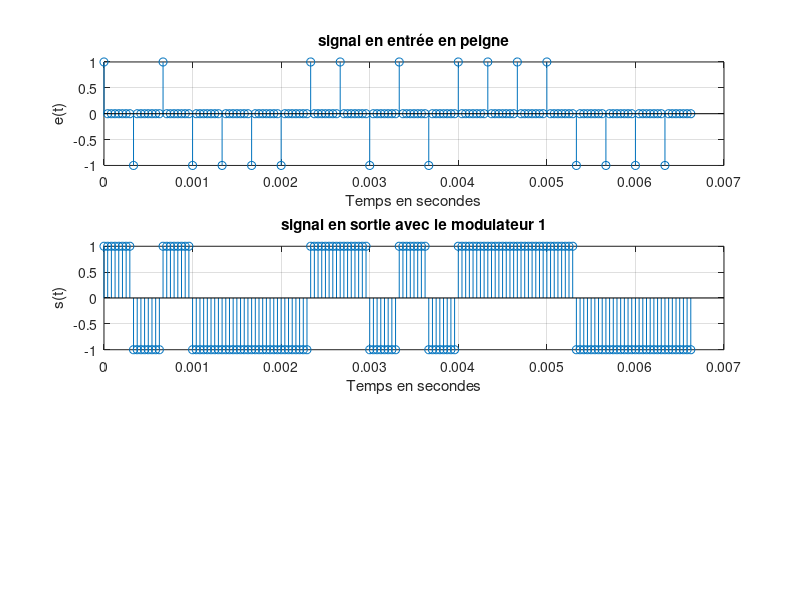
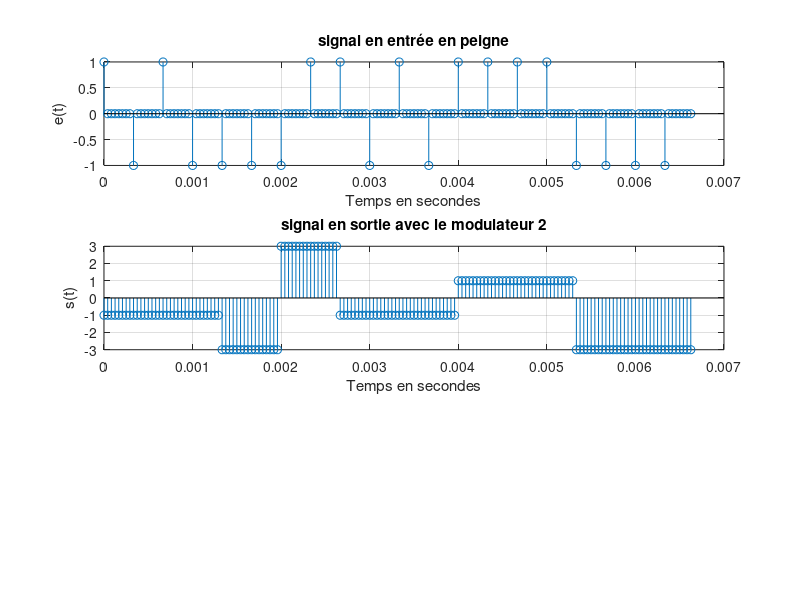

Recreate these plots in MATLAB, in order. (Note: this script raises an error after producing the figures.)
close all;
clear;
clc;
%% PARTIE 1 
%% Données 
% Frequence/Période d'echantillonage

Fe = 24000;%Hz
Te = 1/Fe; %seconde 

% Débit binaire 

Rb = 3000 % bits/s

Tb = 1/Rb; 

% Facteur de suréchantillonage 
Ns = Tb/Te % à déterminer dans chaque cas

% la durée symbole
Ts = Ns*Te; 


% Signal a transmettre 
taille = 20; % le nombre de bits qu'on ve transmettre
transmettre = randi(0:1,1,taille) %génére aléatoirement taille bits



%% Les modulateurs 

%% Modulateteur 1 
% - Mapping : symboles binaires a moyenne nulle.
transmettre_1 = 2*transmettre; 
transmettre_1 = transmettre_1 -1; % les 1 deviennent des 1 et les 0 deviennent des -1 
mat = zeros(1,Ns); 
mat(1)= 1;  % [1 0 0 0 ...] 

transmettre_peigne = kron(transmettre_1, mat ); % une forme de peigne 

echelle = [0 : Te : (taille*Ts)-Te]; 

figure(1)
subplot(3,1,1);
stem(echelle,transmettre_peigne);grid on;
xlabel("Temps en secondes");
ylabel("e(t)");
title("signal en entrée en peigne");

V_0 = -1; % symbole du bit 0 
V_1 = 1; %symbole du bit 1 

% – Filtre de mise en forme rectangulaire de hauteur 1 et de duree  egale a la duree symbole.
porte = ones(1,Ns); % le filtre de mise en forme [ 1 1 1 ...] de taille Ns 
entree_conv = filter(porte,1,transmettre_peigne); %le peigne convolué avec le filtre de mise en forme 

% Tracé
figure(1); 
subplot(3,1,2);
stem(echelle,entree_conv);grid on;
xlabel("Temps en secondes");
ylabel("s(t)");
title("signal en sortie avec le modulateur 1");



%% Modulateur 2 
% - Mapping : symboles 4-aires `a moyenne nulle.
% – Filtre de mise en forme : rectangulaire de hauteur 1 et de duree egale a la duree symbole.

% Symboles avec le mapping de Gray 
V_00 = -3; 
V_01 = -1
V_10 = 3;
V_11 = 1;

transmettre_2 = reshape(transmettre,2,[])'; % groupe les bits 2 par 2 
index = bi2de(transmettre_2)';  % convertir ligne par ligne de binaire en décimal [ 3 2 2 1 1 0 0 0 1 3...]

lut = [-3, -1, 3, 1];  
transmettre_2 = lut(index +1); % en decimal en peut le voir comme des indices [ -3 -1 1 ...]

mat = zeros(1,2*Ns); 
mat(1)= 1; 
transmettre_2 = kron(transmettre_2, mat ); % une forme de peigne [-3 0 0 0 0 -1 0 0 0 0 1 0 0 ...]

porte = ones(1,2*Ns);
transmettre_2_conv = filter(porte,1,transmettre_2); % la convolution avec la porte


echelle = [0 : Te : ((taille*Ts))-Te]; 

figure(2)
subplot(3,1,1);
stem(echelle,transmettre_2);grid on;
xlabel("Temps en secondes");
ylabel("e(t)");
title("signal en entrée en peigne");

% Tracé
figure(2); 
subplot(3,1,2)
stem(echelle,transmettre_2_conv);grid on;
xlabel("Temps en secondes");
ylabel("s(t)");
title("signal en sortie avec le modulateur 2");


%% Modulateur 3 
% – Mapping : symboles binaires a moyenne nulle.
% - – Filtre de mise en forme : 

%signal a transmettre sous forme de peigne 
transmettre_3 = 2*transmettre; 
transmettre_3 = transmettre_3 -1; % les 1 deviennent des 1 et les 0 deviennent des -1 
mat = zeros(1,Ns); 
mat(1)= 1;  % [1 0 0 0 ...] 
transmettre_3 = kron(transmettre_3, mat );

% figure(3)
subplot(3,1,1);
stem(echelle,transmettre_3);grid on;
xlabel("Temps en secondes");
ylabel("e(t)");
title("signal en entrée en peigne");

%une reponse impulsionnelle de longueur
L = 8; % optimisé a 8
N = L*Ns + 1;

% roll of entre 0 et 1 
alpha = 1;

%racine de cosinus sur eleve
h = rcosdesign(alpha,L,Ns);


transmettre_3_conv = filter(h,1,transmettre_3); %le peigne convolué avec le filtre de mise en forme 


% Tracé
figure(3); 
subplot(3,1,2);
stem(echelle,transmettre_3_conv);grid on;
xlabel("Temps en secondes");
ylabel("s(t)");
title("signal en sortie avec le modulateur 3");


%% Trace des DSP estimé et théorique 
% modulateur 1 
figure(1); 
subplot(3,1,3)
DSP_1=pwelch(entree_conv,[],[],[],Fe,'twosided'); % DSP pratique 
f = linspace(-Fe/2,Fe/2, length(DSP_1));
S_x1 = (Ts)*sinc(f*Ts).^2;  % DSP  théorique 
plot(f,10*log10(fftshift(DSP_1)),"g"); grid on 
hold on;
plot(f,10*log10(S_x1),"r");
xlabel("Fréquence en Hz")
ylabel("Densité spectrale de puissance (dB)")
legend('Densité de puissance estimée','Densitee de puissance théorique');
title("Comparaison de la DSP estimée et théorique du modulateur 1")



%modulateur 2 
figure(2); 
subplot(3,1,3)
DSP_2=pwelch(transmettre_2_conv,[],[],[],Fe,'twosided'); % DSP pratique 
f = linspace(-Fe/2,Fe/2, length(DSP_2));
S_x2 = 20*(Ts)*sinc(2*f*Ts).^2; % DSP théorique 

plot(f,10*log10(fftshift(DSP_2)),"g"); grid on
hold on;
plot(f,10*log10(S_x2));
xlabel("Fréquence en Hz")
ylabel("Densité spectrale de puissance (dB)")
legend('Densité de puissance estimée','Densitee de puissance théorique');
title("Comparaison de la DSP estimée et théorique du modulateur 2")

%modulateur 3 
figure(3); 
subplot(3,1,3)
DSP_3=pwelch(transmettre_3_conv,[],[],[],Fe,'twosided'); % DSP pratique 
f = linspace(-Fe/2,Fe/2, length(DSP_3));
indice = 1; 
S_x3 = zeros(1,length(DSP_3));
for i = linspace(-Fe/2,Fe/2, length(DSP_3))
    
    if abs(i) <= (1-alpha)/(2*Ts)
        S_x3(indice) = 1;
    elseif  (abs(i) <= (1+alpha)/(2*Ts) )&&((1-alpha)/(2*Ts) <= abs(i))
        S_x3(indice) = (1 + cos((pi*Ts/alpha)*(abs(i)-((1-alpha)/(2*Ts)))));
    else

        S_x3(indice) = 0;
    end 
    indice = indice +1;
end 


plot(f,10*log10(fftshift(DSP_3/max(DSP_3))),"g"); grid on 
hold on;
plot(f,10*log10(S_x3));
xlabel("Fréquence en Hz")
ylabel("Densité spectrale de puissance (dB)")
legend('Densité de puissance estimée','Densitee de puissance théorique');
title("Comparaison de la DSP estimée et théorique du modulateur 3")

%% Étude des interférences entre symbole et du critère de Nyquist

%Fréquence d'échantillonnage
Fe = 24000; %Hz
Te = 1/Fe;

% Débit binaire 
Rb = 3000; % bits/s
Tb = 1/Rb;

% Facteur de surechantillonnage
Ns = Tb/Te;

% 3.1 
% Bloc modulateur/démodulateur 
% Signal a transmettre 
taille = 20; % le nombre de bits qu'on ve transmettre
transmettre = randi(0:1,1,taille) %génére aléatoirement taille bits
transmettre_1 = 2*transmettre; 
transmettre_1 = transmettre_1 -1; % les 1 deviennent des 1 et les 0 deviennent des -1 
mat = zeros(1,Ns); 
mat(1)= 1;  % [1 0 0 0 ...] 

transmettre_kron = kron(transmettre_1, mat ); % une forme de peigne 

echelle = [0 : Te : (taille*Ts)-Te]; 

% – Filtre de mise en forme rectangulaire de hauteur 1 et de duree  egale a la duree symbole.
porte = ones(1,Ns); % le filtre de mise en forme [ 1 1 1 ...] de taille Ns 
conv_emission = filter(porte,1,transmettre_kron);  % Con
conv_reception_signal = filter(porte,1,conv_emission);

% Tracé
figure(4); 
plot(echelle,conv_reception_signal);grid on;
xlabel("Temps en secondes");
ylabel("s(t)");
title("signal en sortie");

% Le tracé de la réponse impulsionnelle globale de la chaine de transmission, g
transmettre_impul = zeros(1,Ns);
transmettre_impul(floor(Ns/2)) = 1; % On envoie une impultion

mat = zeros(1,Ns); 
mat(1)= 1;  % [1 0 0 0 ...] 

transmettre_kron = kron(transmettre_impul, mat ); % une forme de peigne 

echelle = [0 : Te : (Ns*Ts)-Te]; 
signal_dirac = zeros(1,Ns);
signal_dirac(1) = 1;
% – Filtre de mise en forme rectangulaire de hauteur 1 et de duree  egale a la duree symbole.
porte = ones(1,Ns); % le filtre de mise en forme [ 1 1 1 ...] de taille Ns 
conv_emission_2 = filter(porte,1,signal_dirac);  
conv_reception_2 = filter([porte zeros(1,length(porte))],1, porte );

% Tracé
figure(5);
subplot(2,1,1)
stem(conv(porte,porte));grid on;
xlabel("points");

subplot(2,1,2)
stem(0 : Te : (length(conv_reception_2)*Te - Te),conv_reception_2);grid on;
xlabel("temps en seconde")
ylabel("g(t)")
title("reponse impultionnelle de g")


% échantillonage du signal. n0 + mNs
n0 = 8;
echantillon = conv_reception_signal(n0:Ns:end); % de la forme [8 8 8 -8 -8 8 ...]
temps = ((n0*Te)-Te:(Ns*Te):length(echantillon)*(Ns*Te)-Te);

echelle = (0:Te:taille*Ts-Te);
figure(6);
stem(temps,echantillon,'o')
hold on 
plot(echelle, conv_reception_signal,'r');
xlabel("Temps en seconde")
ylabel("signal")
legend('signal échantillonné','signal');
title("Échantillonnage du signal")

%Signal en sortie 
bits_sortie = echantillon > 0; % Si c'est positif c'est un 1, si c'est négatif c'est un 0 


% Diagramme de l'oeil
figure(8);
plot(reshape(conv_reception_signal,Ns,length(conv_reception_signal)/Ns))
ylabel("Diagramme de l'oeil");

%Calcul taux d'erreur binaire
nb_bits_faux = sum(bits_sortie ~= transmettre );
taux_err_binaire = nb_bits_faux/length(transmettre); % pour n0 = 8, le taux est nulle

%% 3.2

BW1 = 8000 %Hz
BW2 = 1000 %Hz


% passe bas : canal
ordre = 61;
t = (-(ordre-1)/2:(ordre-1)/2)*Te;
Fc = BW1;
passe_bas = 2*Fc/Fe*sinc(2*Fc*t);


figure(9)
N = numel(passe_bas);
pb_freq = fft(passe_bas, N); 
Hc = abs(fftshift(pb_freq));
plot(linspace(-Fc,Fc,length(pb_freq)),Hc) % la réponse en frequence du filtre canal.
xlabel("Fréquence en Hz")
ylabel("pbfreq(f)");
title("Passe-bas en fréquence");


% Signal a transmettre 
taille = 20; % le nombre de bits qu'on ve transmettre
transmettre = randi(0:1,1,taille) %génére aléatoirement taille bits


% Prise en compte du retard

transmettre_1 = 2*transmettre; 
transmettre_1 = transmettre_1 -1; % les 1 deviennent des 1 et les 0 deviennent des -1 
mat = zeros(1,Ns); 
mat(1)= 1;  % [1 0 0 0 ...] 

transmettre_kron = kron(transmettre_1, mat ); % une forme de peigne 

echelle = [0 : Te : (taille*Ts)-Te]; 

% – Filtre de mise en forme rectangulaire de hauteur 1 et de duree  egale a la duree symbole.
porte = ones(1,Ns); % le filtre de mise en forme [ 1 1 1 ...] de taille Ns 
conv_emission = filter(porte,1,transmettre_kron);  
canal = filter(passe_bas,1,[conv_emission zeros(1, (ordre-1)/2)]);
conv_reception_signal = filter(porte,1,canal((ordre+1)/2:end));
 
% Tracé de la réponse impulsionnelle
porte = ones(1,Ns); % le filtre de mise en forme [ 1 1 1 ...] de taille Ns 
%conv_emission = filter(porte,1,porte);  
canal = filter(passe_bas,1,[conv_emission zeros(1, (ordre-1)/2)]);
conv_reception_signal = filter(porte,1,canal((ordre+1)/2:end));

% Tracé
figure(10); 
plot(echelle,conv_reception_signal);grid on;
xlabel("Temps en secondes");
ylabel("s(t)");
title("signal en sortie");

% Diagramme de l'oeil
figure(11);
plot(reshape(conv_reception_signal,Ns,length(conv_reception_signal)/Ns))
ylabel("Diagramme de l'oeil");


% H(f)
f = linspace(-Fc,Fc,length(pb_freq));
H = (Ts)*sinc(Ts*f);
H_abs =  abs(fftshift(H));
figure(12)
plot(linspace(-Fc,Fc,length(pb_freq)),H_abs) % la réponse en frequence du filtre canal.
xlabel("Fréquence en Hz")
ylabel("|H(f)|");
title("Passe-bas en fréquence");

% H(f)Hr(f)

HHr = H.^2;
HHr_abs = abs(fftshift(HHr));
figure(13)
semilogy(linspace(-Fc,Fc,length(HHr_abs)),HHr_abs) 
hold on
semilogy(linspace(-Fc,Fc,length(Hc)),Hc,'r') % la réponse en frequence du filtre canal.
legend('|H(f)Hr(f)|','|Hc(f)|' )
xlabel("Fréquence en Hz")
ylabel("réponse fréquentielle|");
title("comparaison de courbe");
hold off

% TEB
n0 = 8;
echantillon = conv_reception_signal(n0:Ns:end); % de la forme [8 8 8 -8 -8 8 ...]
temps = ((n0*Te)-Te:(Ns*Te):length(echantillon)*(Ns*Te)-Te);

echelle = (0:Te:taille*Ts-Te);
figure(14);
stem(temps,echantillon,'o')
hold on 
plot(echelle, conv_reception_signal,'r');
xlabel("Temps en seconde")
ylabel("signal")
legend('signal échantillonné','signal');
title("Échantillonnage du signal")

%Signal en sortie 
bits_sortie = echantillon > 0; % Si c'est positif c'est un 1, si c'est négatif c'est un 0 

%Calcul taux d'erreur binaire
nb_bits_faux = sum(bits_sortie ~= transmettre );
taux_err_binaire = nb_bits_faux/length(transmettre); 


%% Bruit
Fe = 24000;%Hz
Te = 1/Fe; %seconde 

% Débit binaire 

Rb = 3000 % bits/s

Tb = 1/Rb; 

% Facteur de suréchantillonage 
Ns = Tb/Te % à déterminer dans chaque cas

% la durée symbole
Ts = Ns*Te; 


% Signal a transmettre 
taille = 20; % le nombre de bits qu'on ve transmettre
transmettre = randi(0:1,1,taille) %génére aléatoirement taille bits

% Signal selon le filtre de mise en forme


P_x = mean(abs(x).^2); % Puissance du signal modulé en fréquence
M = 2; % ordre de la modulation
%signal a bruit par bit souhaité a l entrée du récepteur Eb/N0
Eb = 1;
N0 = 1;

P_b = (P_x*Ns)/(2*log2(M)*(Eb/N0)); % Puissance du bruit
sigma = sqrt(P_b);
bruit = sigma*randn(1,length(x));

